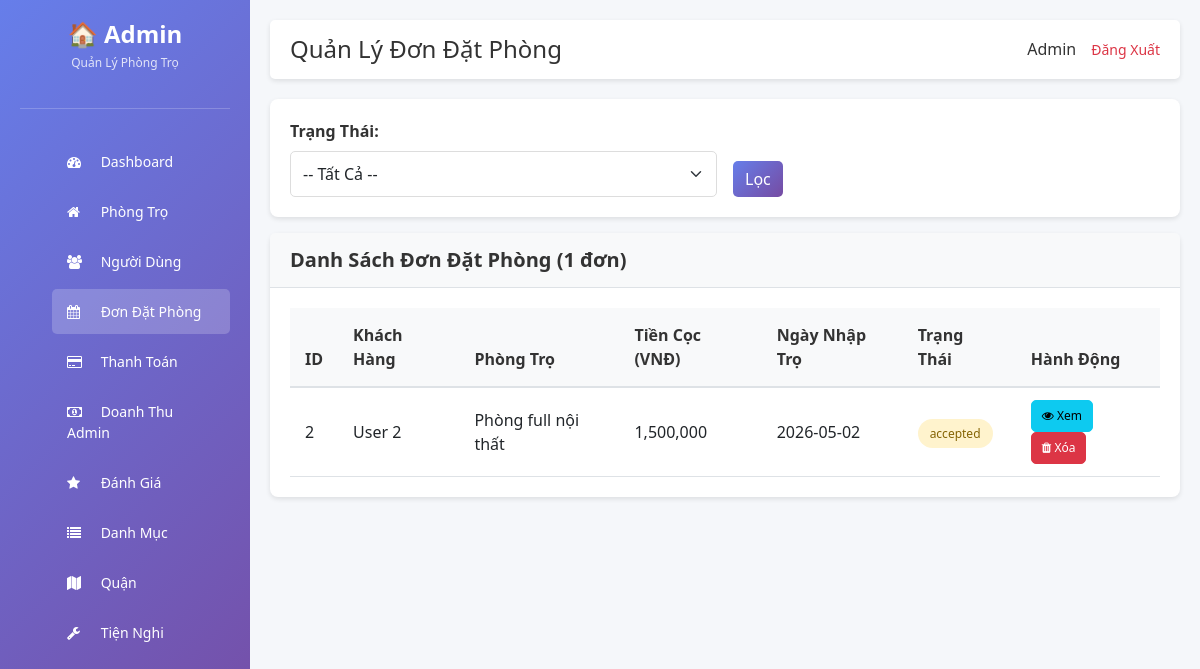
Page /public/admin/bookings.php (signed in) on the earlier database version.
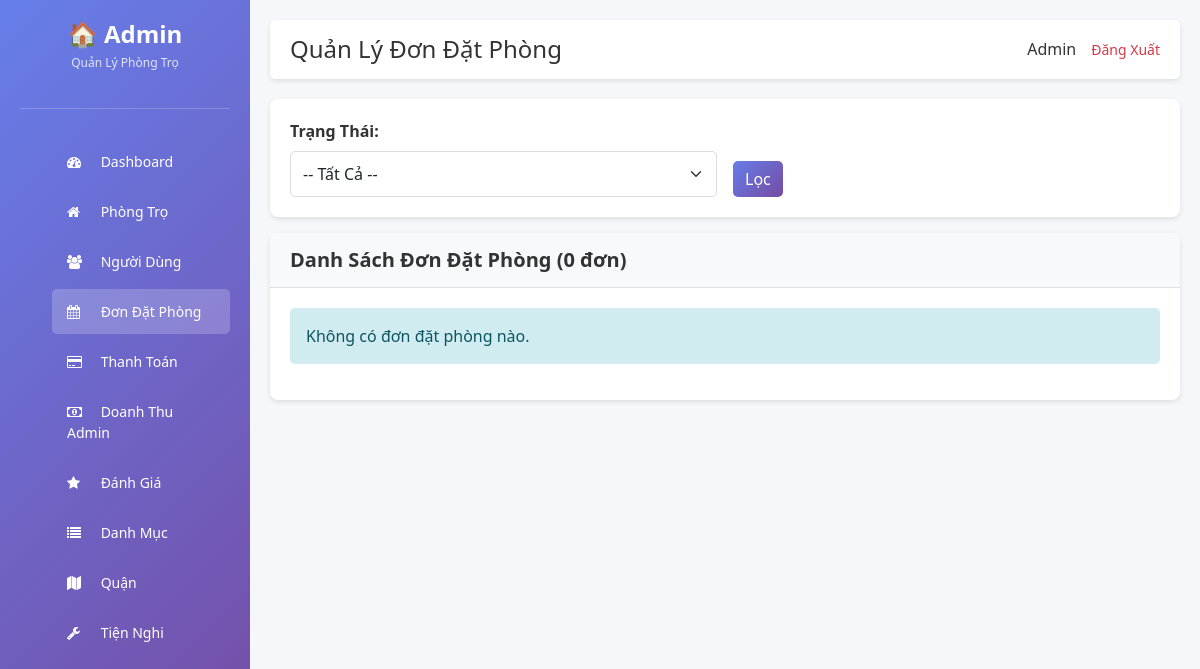
Same page on the later database version.
### tables this page shows
CREATE TABLE `bookings` (
  `id` int(11) NOT NULL,
  `user_id` int(11) DEFAULT NULL,
  `motel_id` int(11) DEFAULT NULL,
  `deposit_amount` int(11) DEFAULT NULL,
  `checkin_date` date DEFAULT NULL,
  `status` enum('pending','paid','accepted','completed','rejected','cancelled') DEFAULT 'pending',
  `created_at` timestamp NOT NULL DEFAULT current_timestamp()
);

CREATE TABLE `users` (
  `id` int(11) NOT NULL,
  `name` varchar(100) DEFAULT NULL,
  `email` varchar(150) DEFAULT NULL,
  `password` varchar(255) DEFAULT NULL,
  `reset_token` varchar(64) DEFAULT NULL,
  `reset_expires` datetime DEFAULT NULL,
  `phone` varchar(20) DEFAULT NULL,
  `avatar` varchar(255) DEFAULT NULL,
  `role` enum('user','owner','admin') DEFAULT 'user',
  `created_at` timestamp NOT NULL DEFAULT current_timestamp(),
  `status` varchar(20) DEFAULT 'pending' COMMENT 'pending, approved, rejected, blocked'
);

CREATE TABLE `motels` (
  `id` int(11) NOT NULL,
  `title` varchar(255) NOT NULL,
  `description` text DEFAULT NULL,
  `price` int(11) NOT NULL,
  `area` int(11) DEFAULT NULL,
  `address` varchar(255) DEFAULT NULL,
  `lat` decimal(10,8) DEFAULT NULL,
  `lng` decimal(11,8) DEFAULT NULL,
  `phone` varchar(20) DEFAULT NULL,
  `user_id` int(11) NOT NULL,
  `category_id` int(11) DEFAULT NULL,
  `district_id` int(11) DEFAULT NULL,
  `status` enum('pending','approved','hidden') DEFAULT 'pending',
  `count_view` int(11) DEFAULT 0,
  `created_at` timestamp NOT NULL DEFAULT current_timestamp(),
  `updated_at` timestamp NULL DEFAULT NULL
);

### public/admin_init.php (called while the page is built, shortened)
<?php
require_once __DIR__ . '/../config/database.php';
require_once __DIR__ . '/../core/Database.php';
require_once __DIR__ . '/../core/Booking.php';
require_once __DIR__ . '/../app/controller/BookingController.php';
require_once __DIR__ . '/../app/controller/ActivityLogController.php';
$db = new Database($conn);
?>

### app/controller/BookingController.php (called while the page is built, shortened)
<?php
class BookingController {
    private $booking;
    public function __construct($db, $activityLog = null) {
        $this->booking = new Booking($db);
    }
    public function listBookings() {
        $page = isset($_GET['page']) ? (int)$_GET['page'] : 1;
        $status = isset($_GET['status']) ? $_GET['status'] : '';
        $bookings = $this->booking->getAll($page, ITEMS_PER_PAGE, $status);
        $total = $this->booking->getTotal($status);
        $total_pages = ceil($total / ITEMS_PER_PAGE);
        return [
            'bookings' => $bookings,
            'total' => $total,
            'page' => $page,
            'total_pages' => $total_pages,
            'status' => $status
        ];
    }
}
?>

### core/Booking.php (called while the page is built, shortened)
<?php
class Booking {
    private $db;
    public function __construct($database) {
        $this->db = $database;
    }
    public function getAll($page = 1, $limit = ITEMS_PER_PAGE, $status = '') {
        $offset = ($page - 1) * $limit;
        $sql = "SELECT b.*, u.name as user_name, u.email as user_email, m.title as motel_title
                FROM bookings b
                LEFT JOIN users u ON b.user_id = u.id
                LEFT JOIN motels m ON b.motel_id = m.id";
        $sql .= " ORDER BY b.created_at DESC LIMIT $offset, $limit";
        return $this->db->getRows($sql);
    }
    public function getTotal($status = '') {
        $where = '';
        return $this->db->count('bookings', $where);
    }
}
?>

### core/Database.php (called while the page is built, shortened)
<?php
class Database {
    private $conn;
    public function __construct($connection) {
        $this->conn = $connection;
    }
    public function getRows($sql) {
        $result = $this->conn->query($sql);
        if ($result && $result->num_rows > 0) {
            $rows = [];
            while ($row = $result->fetch_assoc()) {
                $rows[] = $row;
            }
            return $rows;
        }
        return [];
    }
    public function count($table, $where = '') {
        $sql = "SELECT COUNT(*) as count FROM $table";
        $result = $this->conn->query($sql);
        if ($result) {
            $row = $result->fetch_assoc();
            return $row['count'];
        }
        return 0;
    }
}
?>

### public/admin/bookings.php (the view, shortened to what the changed rows need)
<?php
require_once __DIR__ . '/../admin_init.php';
$activityLog = new ActivityLog($db);
$controller = new BookingController($db, $activityLog);
$data = $controller->listBookings();
?>
<!DOCTYPE html>
<html lang="vi">
<head>
    <link href="https://cdn.jsdelivr.net/npm/bootstrap@5.3.0/dist/css/bootstrap.min.css" rel="stylesheet">
    <link href="https://cdn.jsdelivr.net/npm/font-awesome@4.7.0/css/font-awesome.min.css" rel="stylesheet">
    <link href="<?php echo ADMIN_URL; ?>assets/css/style.css" rel="stylesheet">
</head>
<body>
    <div class="sidebar">
        <div class="logo">
            <h2>🏠 Admin</h2>
        </div>
    </div>
    <div class="main-content">
        <div class="topbar">
            <h1>Quản Lý Đơn Đặt Phòng</h1>
        </div>
        <div class="card">
            <div class="card-header">
                <h5 class="mb-0">Danh Sách Đơn Đặt Phòng (<?php echo $data['total']; ?> đơn)</h5>
            </div>
            <div class="card-body">
                <?php if (!empty($data['bookings'])): ?>
                <div class="table-responsive">
                    <table class="table table-hover">
                        <thead class="table-light">
                            <tr>
                                <th>ID</th>
                                <th>Khách Hàng</th>
                                <th>Phòng Trọ</th>
                                <th>Tiền Cọc (VNĐ)</th>
                                <th>Ngày Nhập Trọ</th>
                                <th>Trạng Thái</th>
                                <th>Hành Động</th>
                            </tr>
                        </thead>
                        <tbody>
                            <?php foreach ($data['bookings'] as $booking): ?>
                            <tr>
                                <td><?php echo $booking['id']; ?></td>
                                <td><?php echo htmlspecialchars($booking['user_name'] ?? 'N/A'); ?></td>
                                <td><?php echo htmlspecialchars(substr($booking['motel_title'] ?? 'N/A', 0, 30)); ?></td>
                                <td><?php echo number_format($booking['deposit_amount'] ?? 0); ?></td>
                                <td><?php echo $booking['checkin_date']; ?></td>
                                <td><span class="pending-badge"><?php echo $booking['status']; ?></span></td>
                                <td>
                                    <a href="<?php echo ADMIN_URL . 'booking_detail.php?id=' . $booking['id']; ?>" class="btn btn-sm btn-info">
                                        <i class="fa fa-eye"></i> Xem
                                    </a>
                                    <a href="<?php echo ADMIN_URL . 'bookings.php?action=delete&id=' . $booking['id']; ?>" class="btn btn-sm btn-danger" onclick="return confirm('Xóa đơn này?');">
                                        <i class="fa fa-trash"></i> Xóa
                                    </a>
                                </td>
                            </tr>
                            <?php endforeach; ?>
                        </tbody>
                    </table>
                </div>
                <?php else: ?>
                <div class="alert alert-info">Không có đơn đặt phòng nào.</div>
                <?php endif; ?>
            </div>
        </div>
    </div>
</body>
</html>

Differences in the rows shown:
removed bookings: id "2", user.name "User 2", motel.title "Phòng full nội thất", deposit_amount "1,500,000", checkin_date "2026-05-02", status "accepted"
Other differences:
$data['total']: "1" → "0"
text no longer shown: "ID Khách Hàng Phòng Trọ Tiền Cọc (VNĐ) Ngày Nhập Trọ Trạng Thái Hành Động"
text now shown: "Không có đơn đặt phòng nào."
